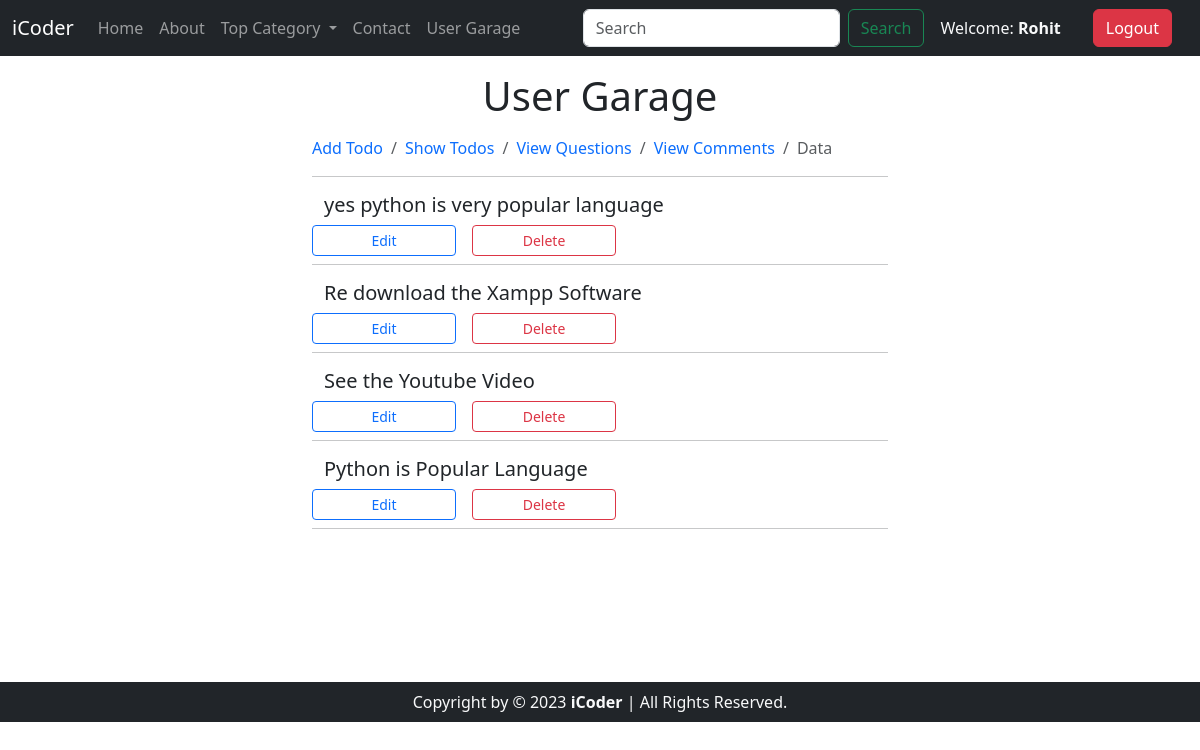
The app's page /user_garage/show_comments.php (signed in) with its own data.
### tables this page shows
CREATE TABLE `comments` (
  `comment_id` int(8) NOT NULL,
  `comment_text` text NOT NULL,
  `comment_question_id` int(8) NOT NULL,
  `comment_by` varchar(255) NOT NULL,
  `comment_time` datetime NOT NULL DEFAULT current_timestamp()
);

### user_garage/show_comments.php (the view, shortened to what this page needs)
<!doctype html>
<html lang="en">
<head>
    <link href="https://cdn.jsdelivr.net/npm/bootstrap@5.3.0-alpha3/dist/css/bootstrap.min.css" rel="stylesheet"
>
</head>
<body>
    <?php require '../partials/_dbconnect.php'; ?>
    <?php require '../partials/_navbar.php'; ?>
    <div class="container w-50" style="height: 610px">
        <h1 class="text-center my-3">User Garage</h1>
        <nav aria-label="breadcrumb">
            <ol class="breadcrumb">
                <li class="breadcrumb-item"><a href="add_todo.php" class="text-decoration-none">Add Todo</a></li>
                <li class="breadcrumb-item"><a href="show_todo.php" class="text-decoration-none">Show Todos</a></li>
                <li class="breadcrumb-item"><a href="show_questions.php" class="text-decoration-none">View Questions</a></li>
                <li class="breadcrumb-item"><a href="#" class="text-decoration-none">View Comments</a></li>
                <li class="breadcrumb-item active" aria-current="page">Data</li>
            </ol>
        </nav>
        <hr>
        <div class="container overflow-y-auto h-75">
            <?php
            $sno = $_SESSION["user_id"];
            $sql = "SELECT * FROM `comments` where comment_by = $sno";
            $result = mysqli_query($conn, $sql);
            $numrow = mysqli_num_rows($result);
            if($numrow == 0){
                echo '<div class="container my-5">
                <div class="p-5 text-center bg-body-tertiary rounded-3">
                  <h1 class="text-body-emphasis">No Comment You Can Added</h1>
                </div>
              </div>';
            }
            else{
            if($result){
                while($row = mysqli_fetch_assoc($result)){
                    $comment_id = $row['comment_id'];
                    $comment_text = $row['comment_text'];
                    echo'<div class="row">
                    <h5 class="mb-2">'.$comment_text.'</h5>
                    <a href="update_comment.php?commentid='.$comment_id.'" class="btn btn-sm btn-outline-primary mb-2 w-25">Edit</a>
                    <button type="button" class=" mx-3 mb-2 btn w-25 btn-sm btn-outline-danger d-inline">Delete</button>
                    <hr>
                </div>';
                }
            }
        }
        ?>
        </div>
    </div>
    <?php require '../partials/_footer.php'; ?>
</body>
</html>

### records on screen
comments: comment_text "yes python is very popular language"
comments: comment_text "Re download the Xampp Software"
comments: comment_text "See the Youtube Video"
comments: comment_text "Python is Popular Language"

### other values on screen
$_SESSION['username'] "Rohit"
